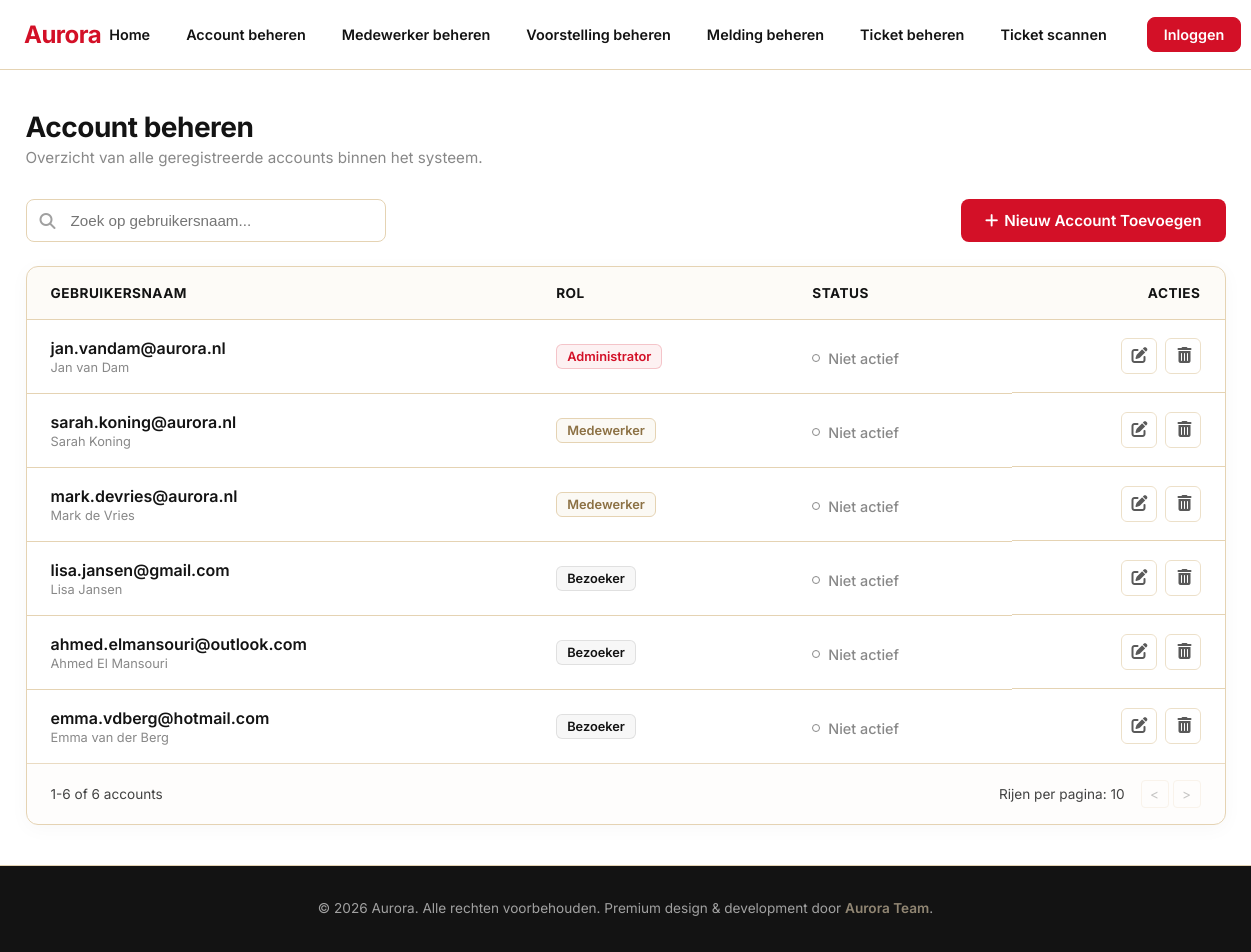
The app's page /account-registratie/account-beheren/index.php with its own data.
### tables this page shows
CREATE TABLE Rol (
    Id INT NOT NULL AUTO_INCREMENT
    ,GebruikerId INT NOT NULL
    ,Naam VARCHAR(100) NOT NULL  
    ,IsActief BIT NOT NULL DEFAULT 1
    ,Opmerking VARCHAR(250) NULL
    ,DatumAangemaakt DATETIME(6) NOT NULL DEFAULT CURRENT_TIMESTAMP(6)
    ,DatumGewijzigd DATETIME(6) NOT NULL DEFAULT CURRENT_TIMESTAMP(6) ON UPDATE CURRENT_TIMESTAMP(6)
    ,PRIMARY KEY (Id)
    ,FOREIGN KEY (GebruikerId) REFERENCES Gebruiker(Id) ON DELETE CASCADE
);

CREATE TABLE Gebruiker (
    Id INT NOT NULL AUTO_INCREMENT
    ,Voornaam VARCHAR(50) NOT NULL
    ,Tussenvoegsel VARCHAR(10) NULL
    ,Achternaam VARCHAR(50) NOT NULL
    ,Gebruikersnaam VARCHAR(100) NOT NULL UNIQUE
    ,Wachtwoord VARCHAR(255) NOT NULL
    ,IsIngelogd BIT NOT NULL DEFAULT 0
    ,Ingelogd DATETIME NULL
    ,Uitgelogd DATETIME NULL
    ,IsActief BIT NOT NULL DEFAULT 1
    ,Opmerking VARCHAR(250) NULL
    ,DatumAangemaakt DATETIME(6) NOT NULL DEFAULT CURRENT_TIMESTAMP(6)
    ,DatumGewijzigd DATETIME(6) NOT NULL DEFAULT CURRENT_TIMESTAMP(6) ON UPDATE CURRENT_TIMESTAMP(6)
    ,PRIMARY KEY (Id)
);

### account-registratie/account-beheren/AccountController.php (called while the page is built, shortened)
<?php
require_once __DIR__ . '/AccountModel.php';
class AccountController {
    private $model;
    public function __construct(PDO $pdo) {
        $this->model = new AccountModel($pdo);
    }
    public function index() {
        $search = trim($_GET['search'] ?? '');
        $accounts = $this->model->getAllAccounts($search);
        require_once __DIR__ . '/views/index.php';
    }
}

### account-registratie/account-beheren/index.php (called while the page is built)
<?php
require_once __DIR__ . '/../../config.php';
require_once __DIR__ . '/AccountController.php';
$controller = new AccountController($pdo);
$controller->index();

### account-registratie/account-beheren/AccountModel.php (called while the page is built, shortened)
<?php
class AccountModel {
    private $pdo;
    public function __construct(PDO $pdo) {
        $this->pdo = $pdo;
    }
    public function getAllAccounts($search = '') {
        $query = "
            SELECT
                g.Id,
                g.Voornaam,
                g.Tussenvoegsel,
                g.Achternaam,
                g.Gebruikersnaam,
                g.IsActief,
                g.IsIngelogd,
                r.Naam AS RolNaam
            FROM Gebruiker g
            LEFT JOIN Rol r ON g.Id = r.GebruikerId AND r.IsActief = 1
        ";
        $query .= " ORDER BY g.Id ASC";
        $stmt = $this->pdo->prepare($query);
        if ($search !== '') {
            $stmt->execute(['search' => '%' . $search . '%']);
        } else {
            $stmt->execute();
        }
        return $stmt->fetchAll(PDO::FETCH_ASSOC);
    }
}

### account-registratie/account-beheren/views/index.php (the view, shortened to what this page needs)
<?php
$search = $search ?? '';
$accounts = $accounts ?? [];
?>
<!DOCTYPE html>
<html lang="nl">
<head>
    <link rel="stylesheet" href="style.css">
    <link rel="stylesheet" href="https://cdnjs.cloudflare.com/ajax/libs/font-awesome/6.4.2/css/all.min.css">
</head>
<body>
    <?php require_once __DIR__ . '/../../../includes/navbar.php'; ?>
    <main class="dashboard-content">
        <div class="container">
            <div class="dashboard-header-row">
                <div class="title-section">
                    <h2>Account beheren</h2>
                    <p class="subtitle">Overzicht van alle geregistreerde accounts binnen het systeem.</p>
                </div>
            </div>
            <div class="controls-row">
                <form method="get" action="" class="search-form" id="searchForm">
                    <div class="search-input-wrapper">
                        <input
                            type="text"
                            id="searchInput"
                            name="search"
                            placeholder="Zoek op gebruikersnaam..."
                            value="<?= htmlspecialchars($search) ?>"
                            autocomplete="off"
                        >
                    </div>
                </form>
                <a href="toevoegen.php" class="btn-primary">
                    <i class="fa-solid fa-plus" style="margin-right: 6px;"></i>
                    Nieuw Account Toevoegen
                </a>
            </div>
            <?php if (!empty($foutmelding)): ?>
                <div class="empty-state-card">
                    <div class="empty-icon-wrapper" style="background-color: #FEE2E2; color: #B91C1C;">
                        <i class="fa-solid fa-triangle-exclamation" style="font-size: 28px;"></i>
                    </div>
                    <h3 style="color: #B91C1C;">Systeemfout</h3>
                    <p><?= htmlspecialchars($foutmelding) ?></p>
                </div>
            <?php else: ?>
                <div class="table-card">
                    <div class="table-responsive">
                        <table>
                            <thead>
                                <tr>
                                    <th>Gebruikersnaam</th>
                                    <th>Rol</th>
                                    <th>Status</th>
                                    <th style="text-align: right;">Acties</th>
                                </tr>
                            </thead>
                            <tbody>
                                <?php foreach ($accounts as $row): ?>
                                    <?php
                                        $isIngelogdVal = $row['IsIngelogd'];
                                        $isIngelogd = ($isIngelogdVal === "\x01" || $isIngelogdVal === 1 || $isIngelogdVal === "1" || $isIngelogdVal === true);
                                    ?>
                                    <tr>
                                        <td class="username-cell">
                                            <?= htmlspecialchars($row['Gebruikersnaam']) ?>
                                            <span class="full-name"><?= htmlspecialchars(trim($row['Voornaam'] . ' ' . ($row['Tussenvoegsel'] ?? '') . ' ' . $row['Achternaam'])) ?></span>
                                        </td>
                                        <td class="role-cell">
                                            <span class="role-badge role-<?= strtolower(htmlspecialchars($row['RolNaam'] ?? 'Lid')) ?>">
                                                <?= htmlspecialchars($row['RolNaam'] ?? 'Bezoeker') ?>
                                            </span>
                                        </td>
                                        <td class="status-cell">
                                            <?php if ($isIngelogd): ?>
                                                <span class="status-indicator status-active">
                                                    <span class="status-dot"></span>
                                                    Actief
                                                </span>
                                            <?php else: ?>
                                                <span class="status-indicator status-archived">
                                                    <span class="status-dot"></span>
                                                    Niet actief
                                                </span>
                                            <?php endif; ?>
                                        </td>
                                        <td style="text-align: right;" class="actions-cell">
                                            <a href="#" class="action-btn btn-edit" title="Bewerken" onclick="alert('Bewerken is nog in ontwikkeling.'); return false;">
                                                <i class="fa-solid fa-pen-to-square"></i>
                                            </a>
                                            <a href="#" class="action-btn btn-delete" title="Archiveren/Verwijderen" onclick="alert('Archiveren is nog in ontwikkeling.'); return false;">
                                                <i class="fa-solid fa-trash-can"></i>
                                            </a>
                                        </td>
                                    </tr>
                                <?php endforeach; ?>
                            </tbody>
                        </table>
                    </div>
                    <div class="table-footer">
                        <div class="footer-info">
                            1-<?= count($accounts) ?> of <?= count($accounts) ?> accounts
                        </div>
                        <div class="footer-pagination">
                            <span class="rows-per-page">Rijen per pagina: 10</span>
                            <div class="pagination-arrows">
                                <span class="arrow disabled">&lt;</span>
                                <span class="arrow disabled">&gt;</span>
                            </div>
                        </div>
                    </div>
                </div>
            <?php endif; ?>
        </div>
    </main>
    <?php require_once __DIR__ . '/../../../includes/footer.php'; ?>
</body>
</html>

### account-registratie/account-beheren/style.css (style rules this page uses)
* { box-sizing: border-box; margin: 0; padding: 0; }
body { font-family: 'Inter', sans-serif; background-color: #FFFFFF; color: #131313; min-height: 100vh; display: flex; flex-direction: column; }
.dashboard-content { flex: 1; padding: 40px 24px; }
.container { max-width: 1200px; margin: 0 auto; }
.dashboard-header-row { margin-bottom: 32px; }
.title-section h2 { font-size: 1.75rem; font-weight: 700; color: #131313; letter-spacing: -0.5px; }
.subtitle { font-size: 0.95rem; color: #131313; opacity: 0.5; margin-top: 4px; }
.controls-row { display: flex; justify-content: space-between; align-items: center; gap: 20px; margin-bottom: 24px; flex-wrap: wrap; }
.search-form { flex: 1; max-width: 360px; }
.search-input-wrapper { position: relative; display: flex; align-items: center; }
.search-input-wrapper input { width: 100%; background-color: #FFFFFF; border: 1px solid #E5D3B3; border-radius: 8px; padding: 12px 16px 12px 44px; color: #131313; font-size: 0.95rem; outline: none; transition: all 0.2s; }
.btn-primary { display: inline-flex; align-items: center; background-color: #D31027; color: #FFFFFF; border: none; border-radius: 8px; padding: 12px 24px; font-size: 0.95rem; font-weight: 600; text-decoration: none; cursor: pointer; transition: background-color 0.2s, transform 0.1s; }
.table-card { background-color: #FFFFFF; border: 1px solid #E5D3B3; border-radius: 12px; box-shadow: 0 4px 20px rgba(19, 19, 19, 0.03); overflow: hidden; }
.table-responsive { width: 100%; overflow-x: auto; }
table { width: 100%; border-collapse: collapse; text-align: left; }
th, td { padding: 18px 24px; border-bottom: 1px solid #E5D3B3; }
th { background-color: rgba(229, 211, 179, 0.1); font-size: 0.85rem; font-weight: 700; color: #131313; text-transform: uppercase; letter-spacing: 0.5px; }
tr:last-child td { border-bottom: none; }
.username-cell { font-weight: 600; color: #131313; }
.username-cell .full-name { display: block; font-size: 0.8rem; font-weight: 400; color: #131313; opacity: 0.5; margin-top: 2px; }
.role-badge { display: inline-block; padding: 4px 10px; border-radius: 6px; font-size: 0.8rem; font-weight: 600; border: 1px solid #E5D3B3; }
.role-badge.role-administrator { background-color: rgba(211, 16, 39, 0.06); color: #D31027; border-color: rgba(211, 16, 39, 0.2); }
.role-badge.role-medewerker { background-color: rgba(229, 211, 179, 0.15); color: #8c7144; border-color: #E5D3B3; }
.role-badge.role-bezoeker { background-color: rgba(19, 19, 19, 0.03); color: #131313; border-color: rgba(19, 19, 19, 0.1); }
.status-indicator { display: inline-flex; align-items: center; gap: 8px; font-size: 0.9rem; font-weight: 500; }
.status-dot { width: 8px; height: 8px; border-radius: 50%; }
.status-archived { color: #131313; opacity: 0.5; }
.status-archived .status-dot { background-color: #FFFFFF; border: 1px solid #131313; }
.actions-cell { display: flex; justify-content: flex-end; gap: 8px; }
.action-btn { display: inline-flex; align-items: center; justify-content: center; width: 36px; height: 36px; background-color: transparent; border: 1px solid #E5D3B3; border-radius: 6px; color: #131313; opacity: 0.7; transition: all 0.2s; text-decoration: none; }
.action-btn svg, .action-btn i { width: 18px; height: 18px; }
.table-footer { display: flex; justify-content: space-between; align-items: center; padding: 16px 24px; background-color: rgba(229, 211, 179, 0.05); border-top: 1px solid #E5D3B3; font-size: 0.85rem; color: #131313; opacity: 0.8; flex-wrap: wrap; gap: 12px; }
.footer-pagination { display: flex; align-items: center; gap: 16px; }
.pagination-arrows { display: flex; gap: 4px; }
.arrow { display: inline-flex; align-items: center; justify-content: center; width: 28px; height: 28px; border: 1px solid #E5D3B3; border-radius: 4px; cursor: pointer; user-select: none; transition: all 0.2s; }
.arrow.disabled { opacity: 0.3; cursor: not-allowed; }

### records on screen
rol: GebruikerId.Gebruikersnaam "jan.vandam@aurora.nl", GebruikerId.Achternaam "Jan van Dam", Naam "Administrator"
rol: GebruikerId.Gebruikersnaam "sarah.koning@aurora.nl", GebruikerId.Achternaam "Sarah Koning", Naam "Medewerker"
rol: GebruikerId.Gebruikersnaam "mark.devries@aurora.nl", GebruikerId.Achternaam "Mark de Vries", Naam "Medewerker"
rol: GebruikerId.Gebruikersnaam "lisa.jansen@gmail.com", GebruikerId.Achternaam "Lisa Jansen", Naam "Bezoeker"
rol: GebruikerId.Gebruikersnaam "ahmed.elmansouri@outlook.com", GebruikerId.Achternaam "Ahmed El Mansouri", Naam "Bezoeker"
rol: GebruikerId.Gebruikersnaam "emma.vdberg@hotmail.com", GebruikerId.Achternaam "Emma van der Berg", Naam "Bezoeker"

### other values on screen
count($accounts) "6"
